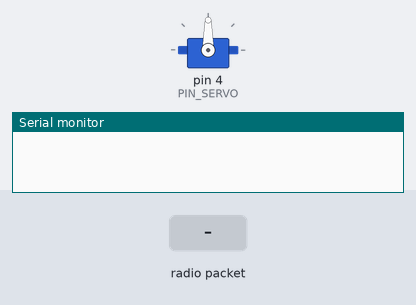
Bench run of a sketch on a simulated Arduino Uno, built with avr-gcc and run on an emulated ATmega328P. On the bench: servo, the last lines printed to the serial monitor. The test bench sets the inputs (shaded band). No radio packets arrive unless stated.

Above: at 1.2 s.
1.3 s: radio packet "5" arrives
At 2.0 s:
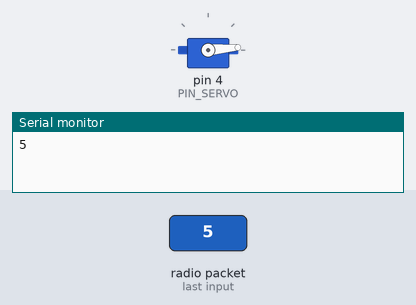
2.8 s: radio packet "200" arrives
At 3.1 s:
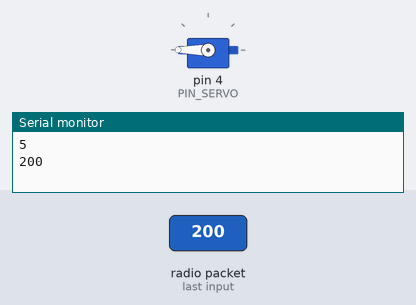
4.3 s: radio packet "90" arrives
At 5.5 s:
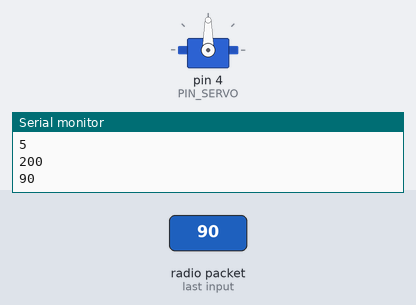
Timing chart, 0 to 7.3 s (numbered marks = the images above; inputs shaded):
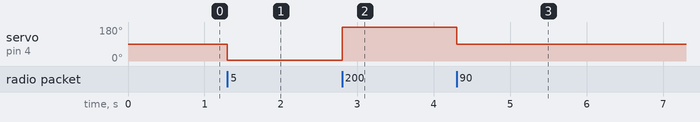

The sketch:

nrfServo.ino
```cpp
// ------------------------------------
// Penerimaan data menggunakan NRF24L01
//   untuk mengontrol servo
// ------------------------------------

#include <nRF24L01.h>
#include <RF24.h>
#include <RF24_config.h>
#include <SPI.h>
#include <Servo.h>

const int PIN_CE = 9;
const int PIN_CSN = 10;
const uint64_t PIPE = 0xE8E8F0F0E2LL;
const int PIN_SERVO = 4;

// Objek NRF24L01
RF24 radio(PIN_CE, PIN_CSN);

char pesan[20]; // Penyangga pesan

Servo motorServo;

void setup() {
  motorServo.attach(PIN_SERVO);

  Serial.begin(9600);

  radio.begin();
  radio.openReadingPipe(1, PIPE);
  radio.startListening();
}

void loop() {
  if (radio.available()) {
    radio.read(pesan, sizeof(pesan));
    int sudut = atoi(pesan);
    Serial.println(sudut);
    motorServo.write(sudut);
  }
}
```

Measured:
- after the input at 1.3 s, servo on pin 4 (PIN_SERVO): 90° → 5° at once
- after the input at 2.8 s, servo on pin 4 (PIN_SERVO): 5° → 180° at once
- after the input at 4.3 s, servo on pin 4 (PIN_SERVO): 180° → 90° at once
